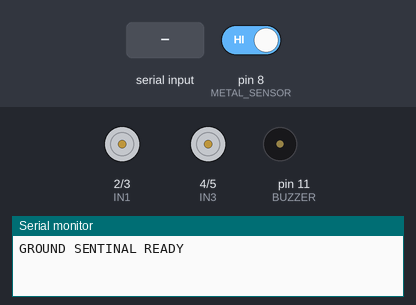
Bench run of a sketch on a simulated Arduino Uno, built with avr-gcc and run on an emulated ATmega328P. On the bench: motor-driver pin pairs drawn as motors (green arrow = first pin HIGH = forward, orange = second pin HIGH = backward, longer = more drive, scaled by the enable pin), buzzer (waves = sounding, pin HIGH), the last lines printed to the serial monitor. The test bench sets the inputs (shaded band); at power-on: pin 8 (METAL_SENSOR) HIGH.

Above: at 1.2 s.
1.3 s: pin 8 (METAL_SENSOR) driven LOW
At 1.7 s:
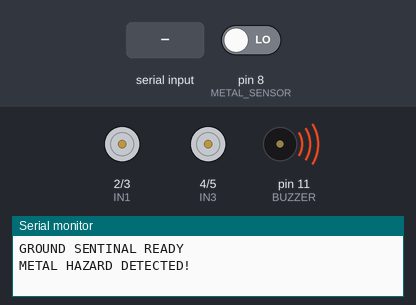
2.8 s: pin 8 (METAL_SENSOR) driven HIGH
At 3.5 s:
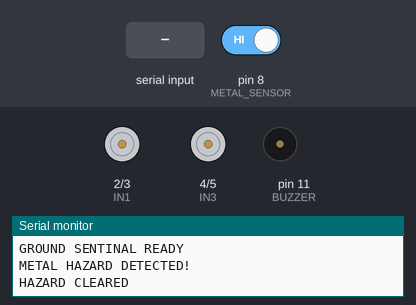
4.3 s: "U" received over the second serial link
At 5.2 s:
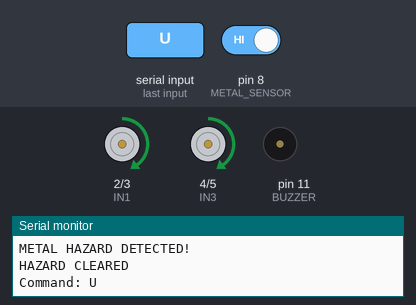
5.8 s: "D" received over the second serial link
At 6.3 s:
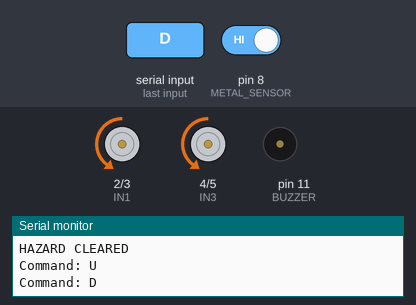
7.3 s: "L" received over the second serial link
At 8.5 s:
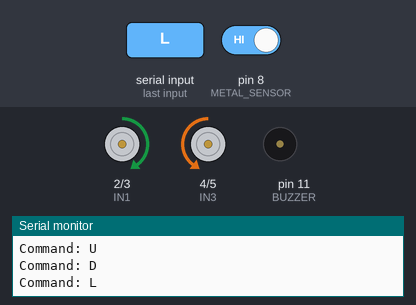
8.8 s: "R" received over the second serial link
At 9.8 s:
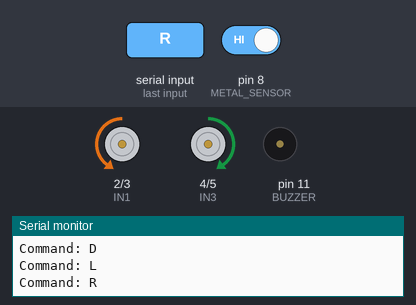
Timing chart, 0 to 11.3 s (numbered marks = the images above; inputs shaded):
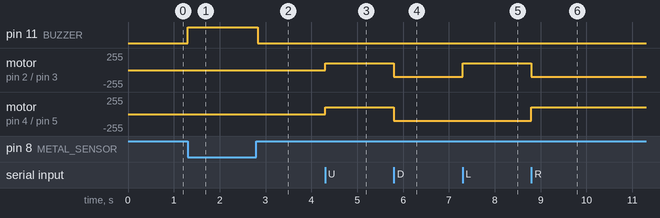

The sketch:

ground_sentinal.ino
```cpp
#include <SoftwareSerial.h>

// ---------------- MOTOR PINS ----------------
#define IN1 2
#define IN2 3
#define IN3 4
#define IN4 5

#define ENA 9
#define ENB 10

// ---------------- BLUETOOTH ----------------
#define BT_RX 6
#define BT_TX 7

SoftwareSerial Bluetooth(BT_RX, BT_TX);

// ---------------- METAL DETECTOR ----------------
#define METAL_SENSOR 8
#define BUZZER 11

#define SPEED 100

// Change to HIGH if your metal sensor outputs HIGH
// when metal is detected.
#define METAL_ACTIVE LOW

bool hazardDetected = false;


// ---------------- SETUP ----------------
void setup() {

  Serial.begin(9600);
  Bluetooth.begin(9600);

  // Motor pins
  pinMode(IN1, OUTPUT);
  pinMode(IN2, OUTPUT);
  pinMode(IN3, OUTPUT);
  pinMode(IN4, OUTPUT);

  pinMode(ENA, OUTPUT);
  pinMode(ENB, OUTPUT);

  // Metal detector and buzzer
  pinMode(METAL_SENSOR, INPUT);
  pinMode(BUZZER, OUTPUT);

  // Initially stop the robot
  Stop();

  digitalWrite(BUZZER, LOW);

  Serial.println("GROUND SENTINAL READY");
  Bluetooth.println("GROUND SENTINAL READY");
}


// ---------------- MAIN LOOP ----------------
void loop() {

  // Check for metal hazard
  if (digitalRead(METAL_SENSOR) == METAL_ACTIVE) {

    hazardDetected = true;

    // Immediately stop the robot
    Stop();

    // Activate buzzer
    digitalWrite(BUZZER, HIGH);

    // Send warning
    Serial.println("METAL HAZARD DETECTED!");
    Bluetooth.println("WARNING: METAL HAZARD DETECTED!");

    // Keep the robot stopped
    while (digitalRead(METAL_SENSOR) == METAL_ACTIVE) {

      Stop();
      digitalWrite(BUZZER, HIGH);

      delay(100);
    }

    // Metal no longer detected
    digitalWrite(BUZZER, LOW);

    hazardDetected = false;

    Serial.println("HAZARD CLEARED");
    Bluetooth.println("HAZARD CLEARED");
  }


  // Process Bluetooth commands only when
  // there is no detected hazard
  if (!hazardDetected && Bluetooth.available() > 0) {

    char command = Bluetooth.read();

    Serial.print("Command: ");
    Serial.println(command);

    switch (command) {

      case 'U':
        Forward();
        break;

      case 'D':
        Backward();
        break;

      case 'L':
        Left();
        break;

      case 'R':
        Right();
        break;

      case 'S':
        Stop();
        break;

      default:
        Stop();
        break;
    }
  }
}


// ---------------- FORWARD ----------------
void Forward() {

  analogWrite(ENA, SPEED);
  analogWrite(ENB, SPEED);

  digitalWrite(IN1, HIGH);
  digitalWrite(IN2, LOW);

  digitalWrite(IN3, HIGH);
  digitalWrite(IN4, LOW);
}


// ---------------- BACKWARD ----------------
void Backward() {

  analogWrite(ENA, SPEED);
  analogWrite(ENB, SPEED);

  digitalWrite(IN1, LOW);
  digitalWrite(IN2, HIGH);

  digitalWrite(IN3, LOW);
  digitalWrite(IN4, HIGH);
}


// ---------------- LEFT ----------------
void Left() {

  analogWrite(ENA, SPEED);
  analogWrite(ENB, SPEED);

  digitalWrite(IN1, HIGH);
  digitalWrite(IN2, LOW);

  digitalWrite(IN3, LOW);
  digitalWrite(IN4, HIGH);
}


// ---------------- RIGHT ----------------
void Right() {

  analogWrite(ENA, SPEED);
  analogWrite(ENB, SPEED);

  digitalWrite(IN1, LOW);
  digitalWrite(IN2, HIGH);

  digitalWrite(IN3, HIGH);
  digitalWrite(IN4, LOW);
}


// ---------------- STOP ----------------
void Stop() {

  digitalWrite(IN1, LOW);
  digitalWrite(IN2, LOW);

  digitalWrite(IN3, LOW);
  digitalWrite(IN4, LOW);

  analogWrite(ENA, 0);
  analogWrite(ENB, 0);
}
```

Measured:
- after the input at 1.3 s, pin 11 (BUZZER): LOW → HIGH at once
- after the input at 2.8 s, pin 11 (BUZZER): HIGH → LOW at once
- after the input at 4.3 s, motor on pin 2 (IN1) / pin 3 (IN2), motor on pin 4 (IN3) / pin 5 (IN4): stopped → forward 100/255 at once
- after the input at 5.8 s, motor on pin 2 (IN1) / pin 3 (IN2), motor on pin 4 (IN3) / pin 5 (IN4): forward 100/255 → backward 100/255 at once
- after the input at 7.3 s, motor on pin 2 (IN1) / pin 3 (IN2): backward 100/255 → forward 100/255 at once
- after the input at 8.8 s, motor on pin 2 (IN1) / pin 3 (IN2): forward 100/255 → backward 100/255 at once; motor on pin 4 (IN3) / pin 5 (IN4): backward 100/255 → forward 100/255 at once
